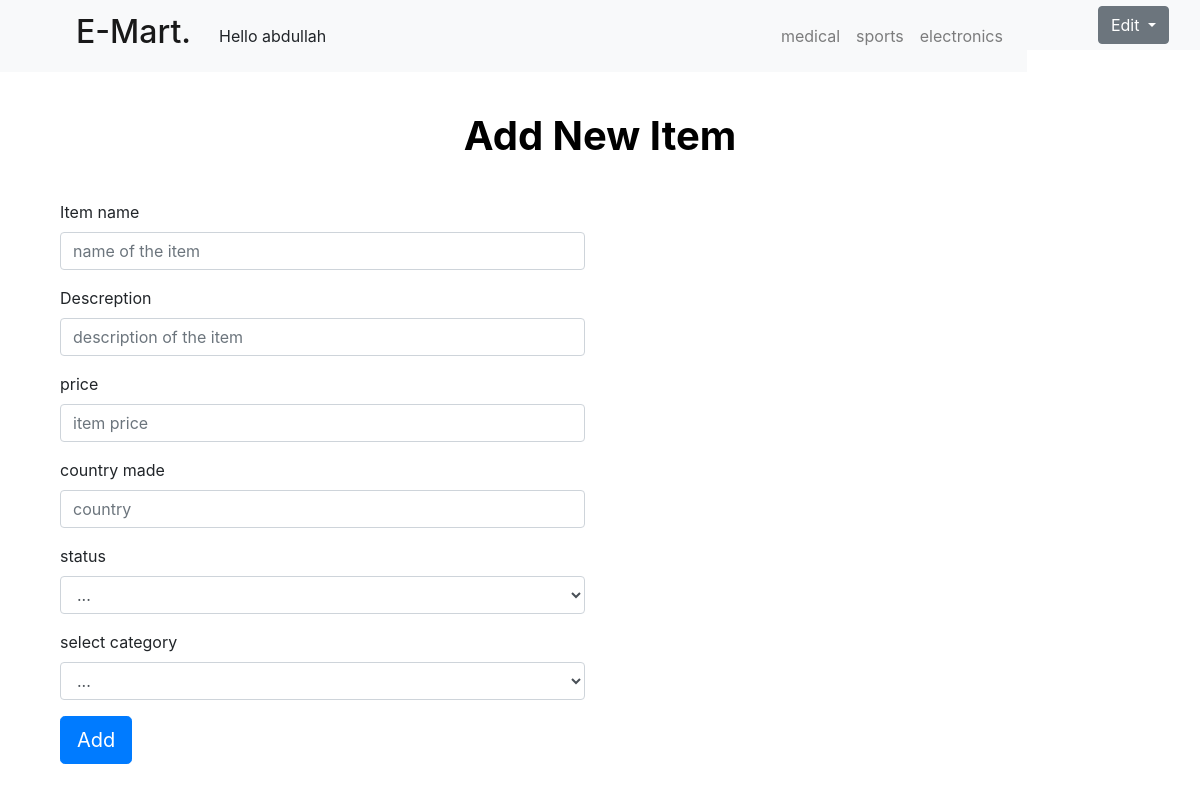
Screenshot of /newads.php (signed in) with the database file from the repository.
### tables this page shows
CREATE TABLE `categories` (
  `id` int(11) NOT NULL,
  `name` varchar(255) NOT NULL,
  `description` text NOT NULL,
  `ordering` int(11) NOT NULL,
  `visibility` tinyint(1) NOT NULL DEFAULT 0,
  `allow_comment` tinyint(1) NOT NULL DEFAULT 0,
  `allow_ads` tinyint(1) NOT NULL DEFAULT 0,
  `parent` int(11) NOT NULL
);

### admin/include/functions/func.php (called while the page is built, shortened)
<?php
function allRecords ($select , $from , $where = null , $order , $ordering = "ASC") {
    global $conn ;
    $stmt = $conn->prepare("SELECT $select FROM $from $where order by $order $ordering ");
    $stmt->execute();
    $row = $stmt->fetchAll();
    return $row ;
}
?>

### newads.php (the view, shortened to what this page needs)
<?php
include "init.php";
if (isset ($_SESSION["user2"])) {
?>
        <h1 class="text-center" id= "member">Add New Item</h1>
				<div class="container">
					<form class="form-horizontal" action="" method="POST">
						<div class="form-group form-group-lg">
							<label class="col-sm-2 control-label">Item name</label>
							<div class="col-sm-10 col-md-6">
								<input type="text" placeholder ="name of the item" name="name" class="form-control"  autocomplete="off"  />
							</div>
						</div>
                        	<div class="form-group form-group-lg">
							<label class="col-sm-2 control-label">Descreption</label>
							<div class="col-sm-10 col-md-6">
								<input type="text" placeholder ="description of the item" name="desc" class="form-control"  autocomplete="off"  />
							</div>
						</div>
                        	<div class="form-group form-group-lg">
							<label class="col-sm-2 control-label">price</label>
							<div class="col-sm-10 col-md-6">
								<input type="text" placeholder ="item price" name="price" class="form-control"  autocomplete="off"  />
							</div>
						</div>
                        	<div class="form-group form-group-lg">
							<label class="col-sm-2 control-label">country made</label>
							<div class="col-sm-10 col-md-6">
								<input type="text" name="country" class="form-control"  autocomplete="off"
                                       placeholder ="country"/>
							</div>
						</div>
                         	<div class="form-group form-group-lg">
							<label class="col-sm-2 control-label">status</label>
							<div class="col-sm-10 col-md-6">
								<select class = "form-control" name="status">
                                    <option value="0">...</option>
                                </select>
							</div>
						</div>
                         	<div class="form-group form-group-lg">
							<label class="col-sm-2 control-label">select category</label>
							<div class="col-sm-10 col-md-6">
								<select class = "form-control" name="cat_member">
                                    <option value="0">...</option>
                                </select>
							</div>
						</div>
						<div class="form-group form-group-lg">
							<div class="col-sm-offset-2 col-sm-10">
								<input type="submit" value="Add" class="btn btn-primary btn-lg" />
							</div>
						</div>
					</form>
				</div>
        <?php
    }

### navbar.php (shortened to what this page needs)
<!DOCTYPE html>
<html>
<head>
  <link rel="stylesheet" href="https://maxcdn.bootstrapcdn.com/bootstrap/4.5.2/css/bootstrap.min.css">
</head>
<body>
  <nav class="navbar navbar-expand-lg navbar-light bg-light float-right" style="height: 50px;">
    <a class="navbar-brand" href="#"></a>
          <?php
          if (!isset ($_SESSION["user2"])) {?>
          <a  href="login.php?do=login">
            <span class ="float-right btn btn-danger mt-4 mr-5">Login/signup</span>
          </a>
          <?php }else {
              ?>
       <div class="dropdown container">
  <button class="btn btn-secondary dropdown-toggle" type="button" id="dropdownMenuButton" data-toggle="dropdown" aria-haspopup="true" aria-expanded="false">
    <?php echo "Edit" ; ?>
  </button>
</div>
      <?php     } ?>
  </nav>
  <nav class="navbar navbar-expand-lg navbar-light bg-light">
    <a class="navbar-brand  ml-5" href="index.php"><h2>E-Mart.</h2>
      </a>
      <?php
         if (isset ($_SESSION["user2"])) {
        echo "Hello " . $_SESSION["user2"] ;
        }
      ?>
    <div class="collapse navbar-collapse justify-content-end" id="navbarNav">
      <ul class="navbar-nav">
<?php
     $get = allRecords ("*" , "categories" , "where parent = 0 " , "id" ,  "ASC");
foreach ($get as $gets){
    echo "<li class='nav-item'><a class= 'nav-link' href='cat.php?pageid=".$gets["id"]."&cat_name=".str_replace ( " " , "-" , ucfirst ($gets["name"]))."'> " . $gets ["name"] . " </a></li>" ;
}
   ?>
      </ul>
    </div>
  </nav>
</body>
</html>

### admin/frontend/css/backend.css (style rules this page uses)
.navbar { border-radius: 0; margin-bottom: 0; }
.nav > li > a, .navbar-brand { padding: 15px 12px; }
.navbar-brand { font-size: 1em; }
.form-control { position: relative; }
.text-center { font-size: 40px; margin: 40px 0; font-weight: bold; color:black; }

### rows the page displays
categories: name "medical"
categories: name "sports"
categories: name "electronics"

### other values shown
$_SESSION["user2"] "abdullah"
